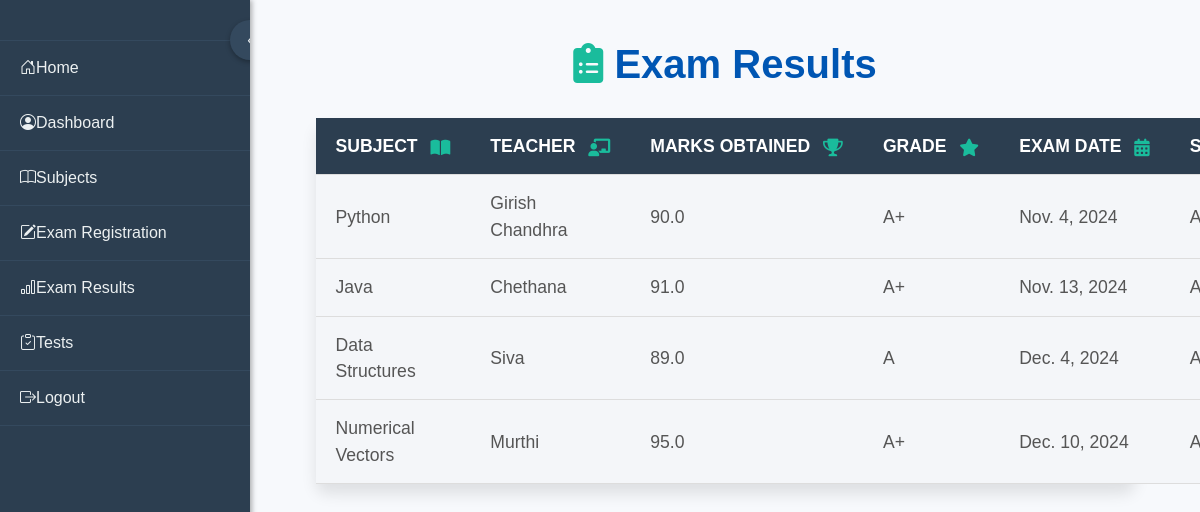
The page /exam-results/2/ on the database its author committed.
### student/models.py (models this page shows, shortened)
class StudentPerformance(models.Model):
    student = models.ForeignKey(Student, on_delete=models.CASCADE)
    subject = models.ForeignKey(Subject, on_delete=models.CASCADE)
    marks_obtained = models.FloatField()
    exam_date = models.DateField()
    is_attempted = models.BooleanField(default=False,blank=True)

class Subject(models.Model):
    name = models.CharField(max_length=100)
    teacher_in_charge = models.ForeignKey(Teacher, on_delete=models.SET_NULL, null=True)
    exam_type = models.CharField(max_length=100, default='Unkown')

class Teacher(models.Model):
    name = models.CharField(max_length=100)
    department = models.CharField(max_length=100)

### student/views.py (the view)
# urls.py: path('exam-results/<int:student_id>/', views.exam_results, name='exam_results'),
def exam_results(request, student_id):
    try:
        student = Student.objects.get(id=student_id)
    except Student.DoesNotExist:
        return render(request, 'error.html', {'message': 'Student not found'})
    results = StudentPerformance.objects.filter(student=student)
    result_data = []
    for result in results:
        grade = get_grade(result.marks_obtained)  # Get the grade based on marks
        result_data.append({
            'performance': result,
            'subject': result.subject,
            'teacher': result.subject.teacher_in_charge,
            'grade': grade
        })
    context = {
        'student': student,
        'result_data': result_data
    }
    return render(request, 'exam_results.html', context)

### student/views.py (called while the page is built)
def get_grade(marks):
    if marks >= 90:
        return "A+"
    elif marks >= 80:
        return "A"
    elif marks >= 70:
        return "B+"
    elif marks >= 60:
        return "B"
    elif marks >= 50:
        return "C+"
    elif marks >= 40:
        return "C"
    elif marks >= 30:
        return "D"
    else:
        return "F"

### templates/exam_results.html (shortened to what this page needs)
{% extends 'base.html' %}
{% block content %}
  <h2 class="page-title">
    <i class="fas fa-clipboard-list" style="color: #1abc9c;"></i> Exam Results
  </h2>
  <div class="table-container">
    <table class="styled-table">
      <thead>
        <tr>
          <th>Subject <i class="fas fa-book-open"></i></th>
          <th>Teacher <i class="fas fa-chalkboard-teacher"></i></th>
          <th>Marks Obtained <i class="fas fa-trophy"></i></th>
          <th>Grade <i class="fas fa-star"></i></th>
          <th>Exam Date <i class="fas fa-calendar-alt"></i></th>
          <th>Status </th>
        </tr>
      </thead>
      <tbody>
        {% for result in result_data %}
          <tr>
            <td>{{ result.subject.name }}</td>
            <td>{{ result.teacher.name }}</td>
            <td>{{ result.performance.marks_obtained }}</td>
            <td>{{ result.grade }}</td>
            <td>{{ result.performance.exam_date }}</td>
            <td>{% if result.performance.is_attempted %} Attempted {% else %} Not Attempted {% endif %}</td>
          </tr>
        {% empty %}
          <tr>
            <td colspan="6">No exam results available for this student.</td>
          </tr>
        {% endfor %}
      </tbody>
    </table>
  </div>
{% endblock %}

### templates/base.html (style rules this page uses)
body { margin: 0; font-family: Arial, sans-serif; height: 100vh; display: flex; overflow: hidden; }

### templates/exam_results.html (style rules this page uses)
body { font-family: 'Poppins', sans-serif; background-color: #f7f9fc; color: #333; margin: 0; padding: 0; }
.page-title { text-align: center; font-size: 2.5rem; margin-top: 20px; color: #0056b3; font-weight: 600; }
.table-container { margin: 30px auto; width: 90%; max-width: 1200px; border-radius: 10px; background-color: #fff; box-shadow: 0 10px 15px rgba(0, 0, 0, 0.1); }
.styled-table { width: 100%; border-collapse: collapse; font-size: 1.1rem; color: #555; }
.styled-table th, .styled-table td { padding: 15px 20px; text-align: left; border-bottom: 1px solid #ddd; }
.styled-table th { background-color: #2c3e50; color: white; text-transform: uppercase; font-weight: bold; white-space: nowrap; }
.styled-table tbody tr { background-color: #f4f6f9; }
th i { margin-left: 8px; vertical-align: middle; display: inline-block; transition: transform 0.3s; color: #1abc9c }

### rows shown on the page
StudentPerformance: subject.name "Python", teacher.name "Girish Chandhra", performance.marks_obtained "90.0", grade "A+", performance.exam_date "Nov. 4, 2024", is_attempted "Attempted"
StudentPerformance: subject.name "Java", teacher.name "Chethana", performance.marks_obtained "91.0", grade "A+", performance.exam_date "Nov. 13, 2024", is_attempted "Attempted"
StudentPerformance: subject.name "Data Structures", teacher.name "Siva", performance.marks_obtained "89.0", grade "A", performance.exam_date "Dec. 4, 2024", is_attempted "Attempted"
StudentPerformance: subject.name "Numerical Vectors", teacher.name "Murthi", performance.marks_obtained "95.0", grade "A+", performance.exam_date "Dec. 10, 2024", is_attempted "Attempted"
